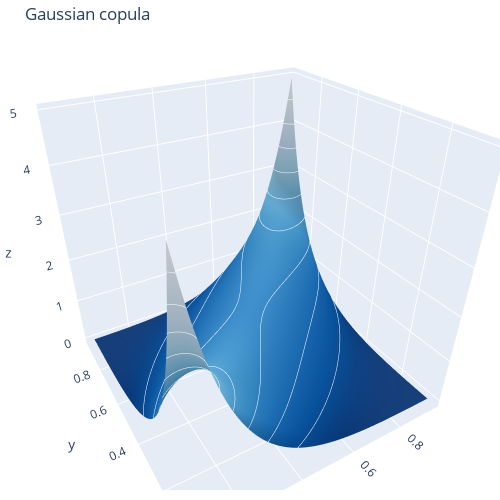

The cell this chart's notebook holds for it:
### Code cell
cop = pv.Bicop(family=pv.BicopFamily.gaussian)
cop.fit(data = logrets_u_df)

plot_copula_surface(cop, "Gaussian")

### Figure 1 — Plotly figure (JSON) as saved in the notebook; plotly's stock layout.template omitted (floating-point values rounded to 4 significant figures; data arrays with more than 128 entries replaced by an {"elided": "..."} marker saying what was removed)
{"data": [{"colorscale": [[0, "rgb(8,48,107)"], [0.125, "rgb(8,81,156)"], [0.25, "rgb(33,113,181)"], [0.375, "rgb(66,146,198)"], [0.5, "rgb(107,174,214)"], [0.625, "rgb(158,202,225)"], [0.75, "rgb(198,219,239)"], [0.875, "rgb(222,235,247)"], [1, "rgb(247,251,255)"]], "contours": {"z": {"color": "white", "end": 4.944, "show": true, "size": 0.5, "start": 0.0002979}}, "showscale": false, "type": "surface", "x": {"elided": "100x100 float values"}, "y": {"elided": "100x100 float values"}, "z": {"elided": "100x100 float values"}}], "layout": {"autosize": false, "height": 500, "margin": {"b": 10, "l": 0, "r": 0, "t": 40}, "scene": {"camera": {"center": {"x": 0, "y": 0, "z": 0}, "eye": {"x": -0.8, "y": -1.35, "z": 1}}}, "title": {"text": "Gaussian copula"}, "width": 500}}
